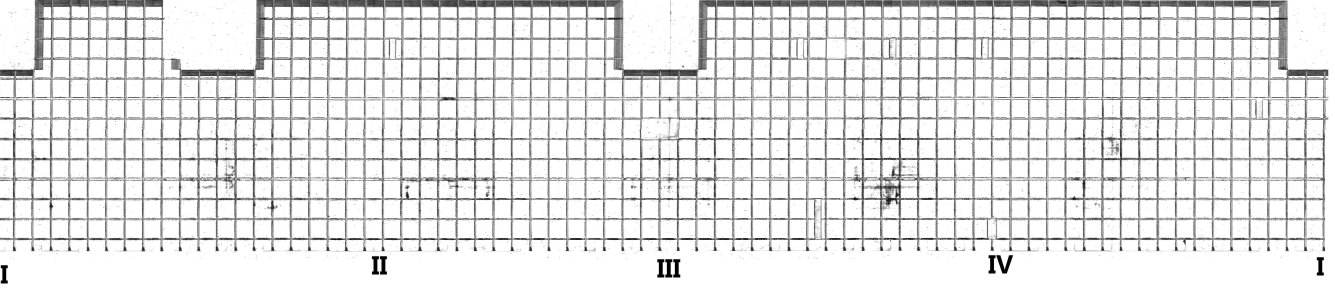
#> input picture DeepLearningWithLabVIEW/晨光项目/代码/测试-去除网格/数据集制作/pspnet-第二次/0-source.jpg, 5340 x 1168 px (shown at 1/4 size)
$ python '拼接后处理.py' 1-0predict.jpg
#> lines starting #> are read from the running program, lines starting #| are printed output that depends on the picture; pictures that were not available may be replaced by others from this repository, and a replacement may not be noted
# https://docs.opencv.org/4.x/d9/db0/tutorial_hough_lines.html

import sys
import math
import cv2 as cv
import numpy as np

def main(argv):
    default_file = '0-source.jpg'
    predict_file = '1-predict.jpg'
    src0 = cv.imread(default_file, cv.IMREAD_GRAYSCALE)
#> src0 is the input picture: shape (1168, 5340); min 0, max 255, mean 227.8
    src = np.copy(src0)
    mask = cv.imread(predict_file, cv.IMREAD_GRAYSCALE)
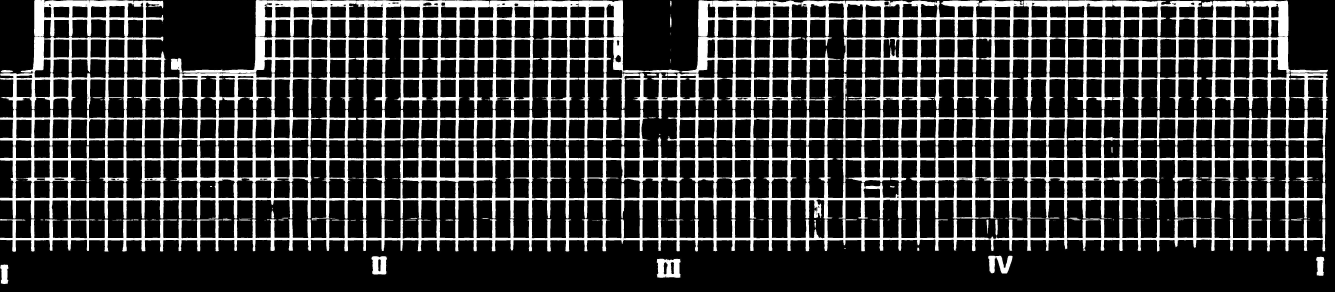
#> input picture DeepLearningWithLabVIEW/晨光项目/代码/测试-去除网格/数据集制作/pspnet-第二次/1-0predict.jpg, 5340 x 1168 px, given in place of 1-predict.jpg, which was not available (shown at 1/4 size)
#> mask is the input picture: shape (1168, 5340); min 0, max 255, mean 55.4

    cv.imshow("before dilate", mask)

    # 对mask做一点膨胀
    mask = cv.dilate(mask,kernel=np.ones((5,5),np.uint8))
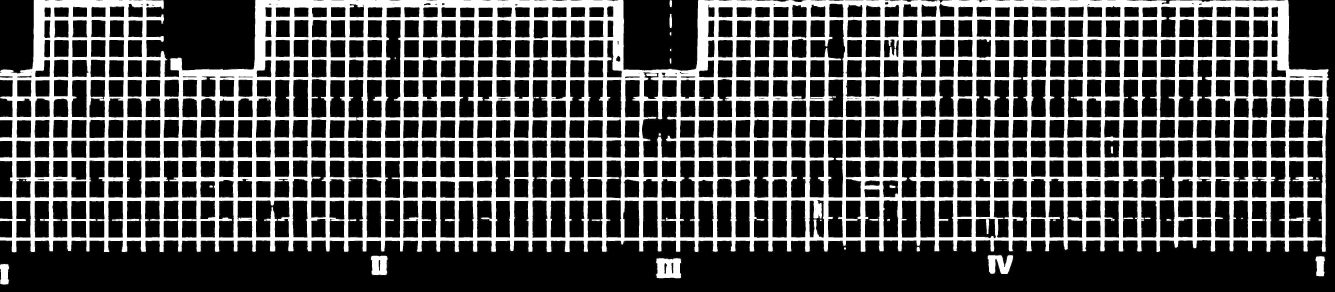
#> mask: shape (1168, 5340) (shown at 1/4 size); min 0, max 255, mean 77.4
    cv.imshow("after dilate", mask)
    cv.imwrite("1-1predict_dilate.jpg", mask)

    mask_inv = cv.bitwise_not(mask)
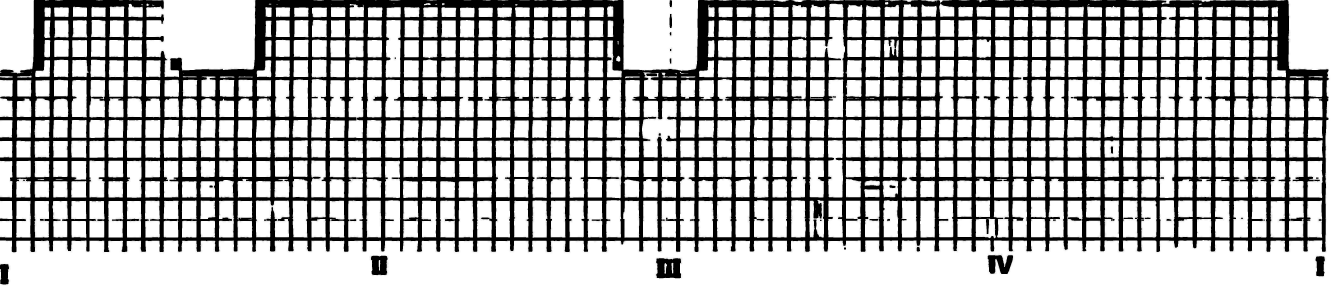
#> mask_inv: shape (1168, 5340) (shown at 1/4 size); min 0, max 255, mean 177.6
    cv.imwrite("2-predict_inv.jpg", mask_inv)

    # [8 lines of commented-out code are left out]
    for i in range(src.shape[0]):
        for j in range(src.shape[1]):
            # 对深度学习预测得到的图片中的白色部分排除为缺陷的可能，设置为白色
            # flag1 = (mask[i, j][0] == 255) & (mask[i, j][1] == 255) & (mask[i, j][2] == 255)
            flag1 = (mask[i, j] > 250)
            if flag1:
                src[i, j] = 255
            else:
                pass
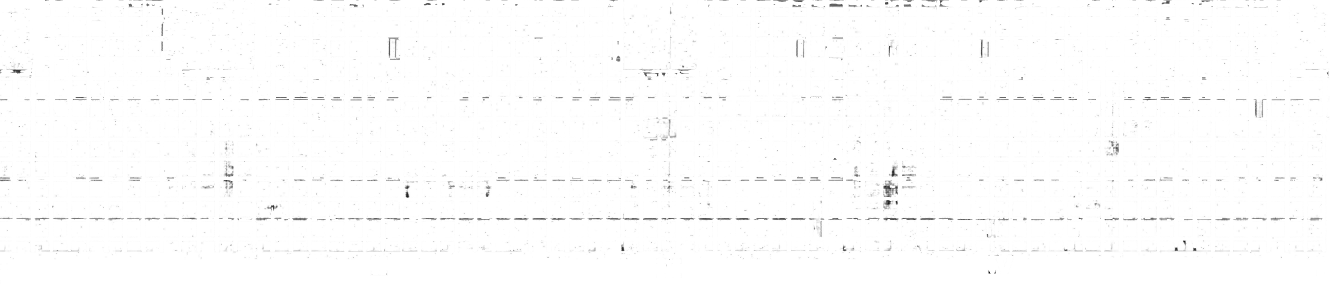
#> src: shape (1168, 5340) (shown at 1/4 size); min 0, max 255, mean 252.9

    # 阈值分割
    # 150以上的设为全黑
    ret, mask = cv.threshold(src, 100, 255, 0) #简单二值化
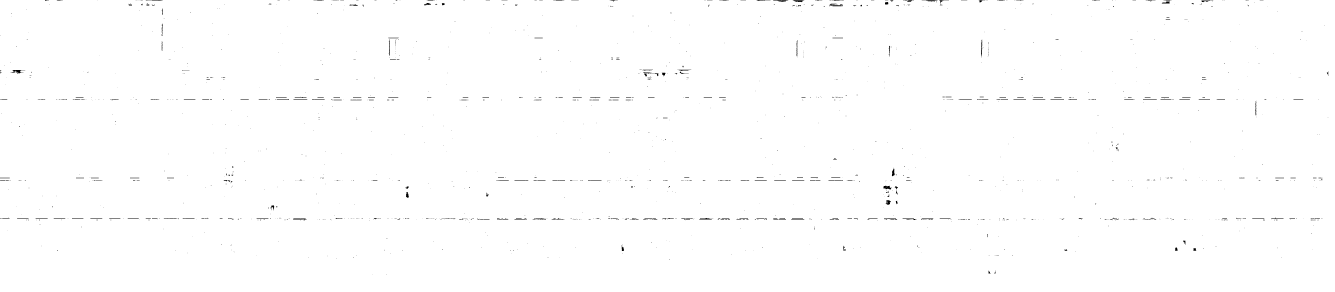
#> mask: shape (1168, 5340) (shown at 1/4 size); 99.6% white; black in thin lines or dots

    cv.namedWindow("Preprocess", cv.WINDOW_NORMAL)
    cv.imshow("Preprocess", src)
    cv.imwrite("3-final-output.jpg", src)
    cv.imwrite("4-mask.png",mask)

    cv.waitKey()
    return 0

if __name__ == "__main__":
    main(sys.argv[1:])
